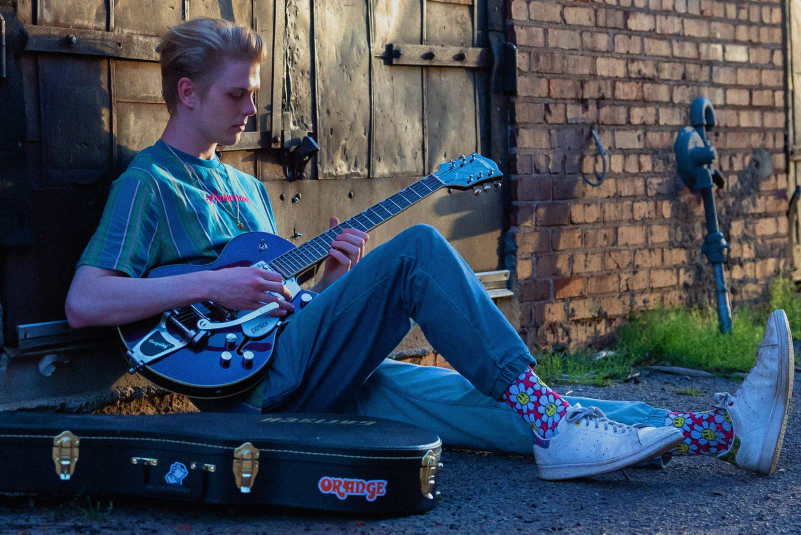
#> input picture Images/press-kit/Alley_Guitar.png, 1602 x 1069 px, given in place of IMG_2703 (guitar by the door).jpg, which was not available (shown at 1/2 size)
$ python kit_photos.py
#> lines starting #> are read from the running program, lines starting #| are printed output that depends on the picture
#!/usr/bin/env python3
"""The press kit's photos from the 2022 alley shoot, made from the photographer's own unedited files.

(owner, 2026-11-24: "use these. some new photos some replacements for old photos (with the original undedited
versions)".) The originals are kept on this computer in 'Unpublished assets/Press kit originals/' and never touched:

  IMG_2703 (guitar by the door)       -> Guitar in Alley (Wide): the whole frame, 2301 x 1536 (it was a colour-pushed
                                         1602px crop of it that cut off the guitar case)
                                      -> Headshot-3: a square round the head, guitar and hands, 860px of real picture
                                         (it was a 650px square enlarged to 1000)
  ashton2022-1 (8) (alley at sunset)  -> not in the kit: it is the home photo, and only that (owner, 2026-11-24: "this should
                                         replace the hero, not be added to the footer photos"): scripts/hero_photo.py
  ashton2022-1 (1)~2 (alley portrait) -> Alley Portrait: new, the whole frame (square, 1537 x 1537)

Each also gets the page's own copy (Images/embedded, 481px square, WebP) for the kit's photo tiles and the About wall.
Nothing is drawn on the pictures. Rerunning reproduces the same files.

  python3 scripts/kit_photos.py && python3 build-fast.py && python3 scripts/prerender.py
"""
import os
from PIL import Image, ImageOps

ROOT = os.path.dirname(os.path.dirname(os.path.abspath(__file__)))
SRC = os.path.join(ROOT, 'Unpublished assets', 'Press kit originals')
KIT = os.path.join(ROOT, 'Images', 'press-kit')
EMBED = os.path.join(ROOT, 'Images', 'embedded')

DOOR = 'IMG_2703 (guitar by the door).jpg'
PORTRAIT = 'ashton2022-1 (1)~2 (alley portrait).jpg'

# (kit file, original, crop box in the original or None for the whole frame, page copy, square box for the page copy or None)
PHOTOS = [
    ('Ash Stu - Guitar in Alley (Wide).png', DOOR, None, 'epk-ash-stu-alley.webp', (660, 0, 2196, 1536)),
    ('Ash Stu - Headshot-3.png', DOOR, (539, 355, 1399, 1215), 'epk-ash-stu-guitar-door.webp', None),
    ('Ash Stu - Alley Portrait.png', PORTRAIT, (0, 0, 1537, 1537), 'epk-ash-stu-alley-portrait.webp', None),   # (trimmed to an exact square: the file is 1538 x 1537)
]

for name, src, box, thumb, tbox in PHOTOS:
    im = ImageOps.exif_transpose(Image.open(os.path.join(SRC, src))).convert('RGB')
#> im is the input picture: PIL image 1602x1069 RGB; mean R, G, B 62.5, 73.3, 88.3
    if box: im = im.crop(box)
    im.save(os.path.join(KIT, name), optimize=True)   # (PNG, as the rest of the kit; no camera details carried over)
    t = im.crop(tbox) if tbox else im
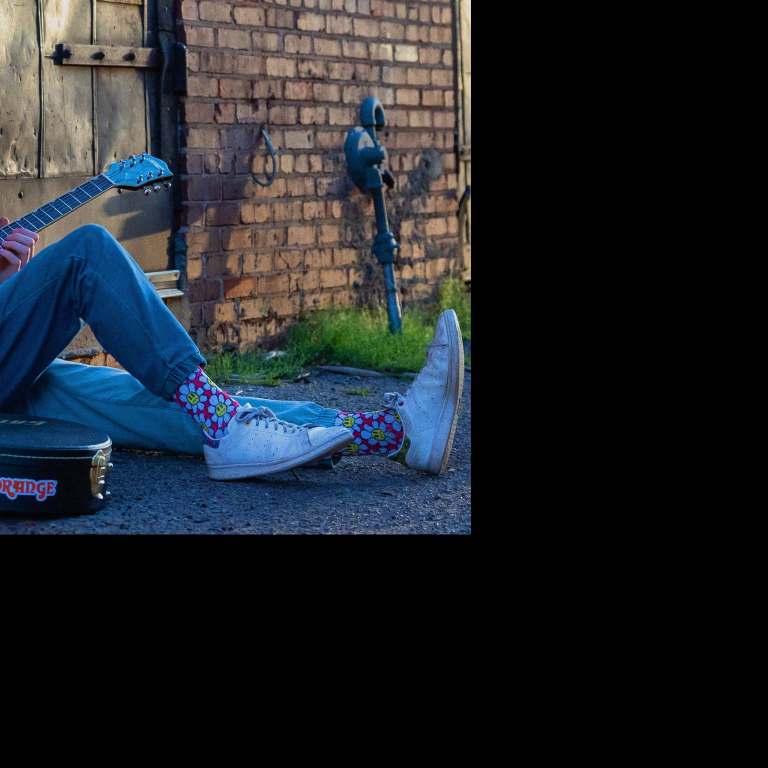
#> t: PIL image 1536x1536 RGB (shown at 1/2 size); mean R, G, B 31.8, 36, 41.3
    if t.width != t.height:   # (a square from the middle)
        s = min(t.size); t = t.crop(((t.width - s) // 2, (t.height - s) // 2, (t.width - s) // 2 + s, (t.height - s) // 2 + s))
    t = t.resize((481, 481), Image.LANCZOS)
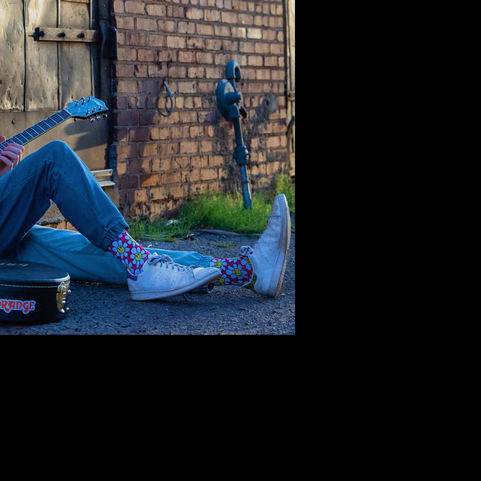
#> t: PIL image 481x481 RGB; mean R, G, B 31.8, 36.1, 41.3
    t.save(os.path.join(EMBED, thumb), 'WEBP', quality=86, method=6)
    print(name, im.size, '->', thumb)
#| Ash Stu - Guitar in Alley (Wide).png (1602, 1069) -> epk-ash-stu-alley.webp
#> pass 3 of the loop `for name, src, box, thumb, tbox in PHOTOS:`:
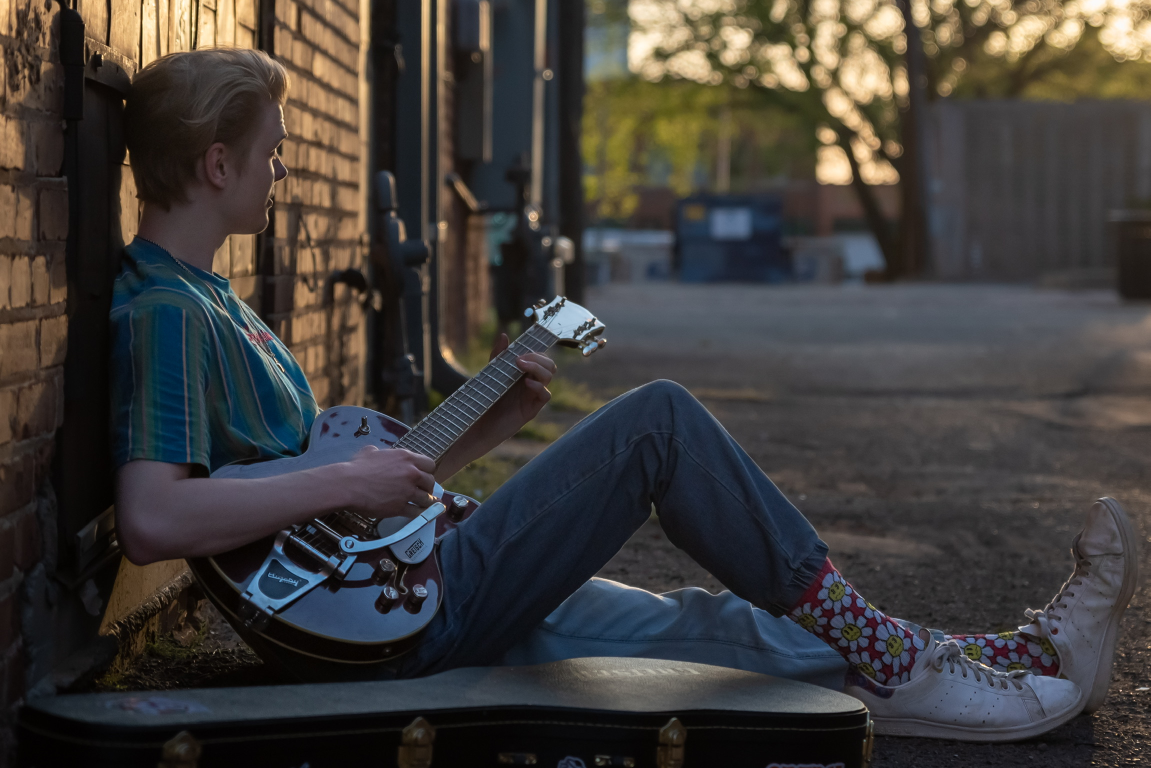
#> input picture Images/press-kit/Ash Stu - Alley at Sunset (Wide).png, 2301 x 1536 px, given in place of ashton2022-1 (1)~2 (alley portrait).jpg, which was not available (shown at 1/2 size)
#> im is the input picture: PIL image 2301x1536 RGB; mean R, G, B 63.8, 60.9, 58.5
#> `if box: im = im.crop(box)`:
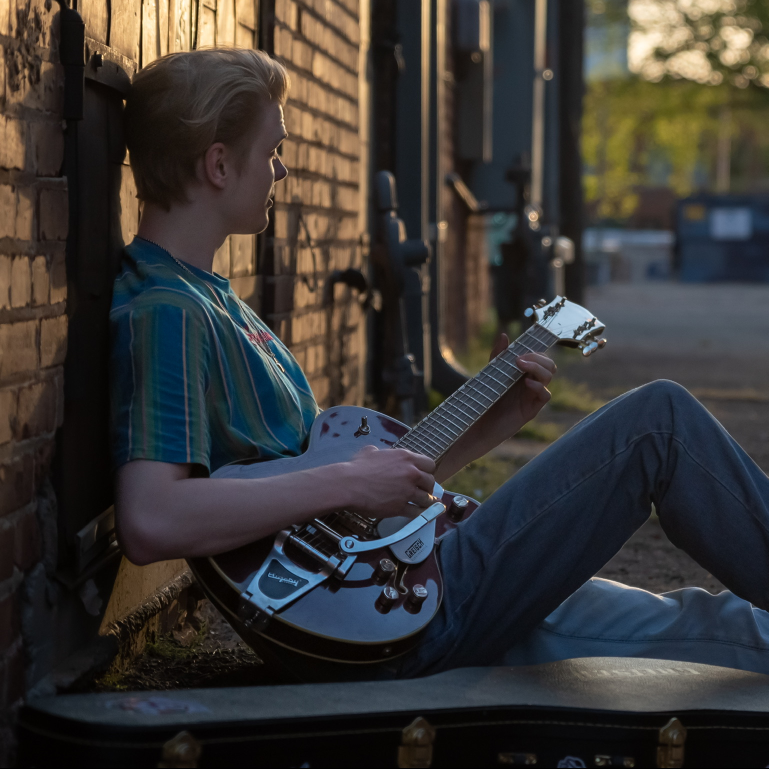
#> im: PIL image 1537x1537 RGB (shown at 1/2 size); mean R, G, B 57.3, 55, 53
#> `t = t.resize((481, 481), Image.LANCZOS)`:
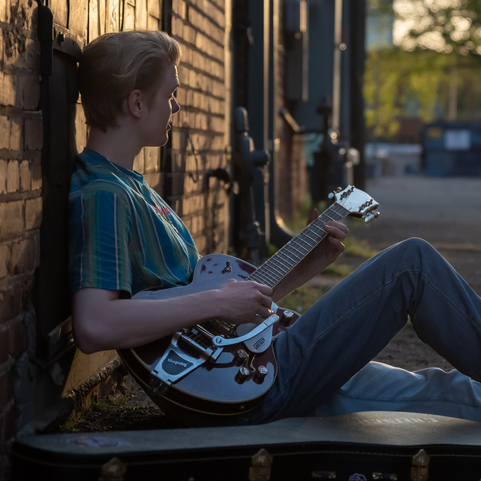
#> t: PIL image 481x481 RGB; mean R, G, B 57.3, 55, 53
#| Ash Stu - Alley Portrait.png (1537, 1537) -> epk-ash-stu-alley-portrait.webp
